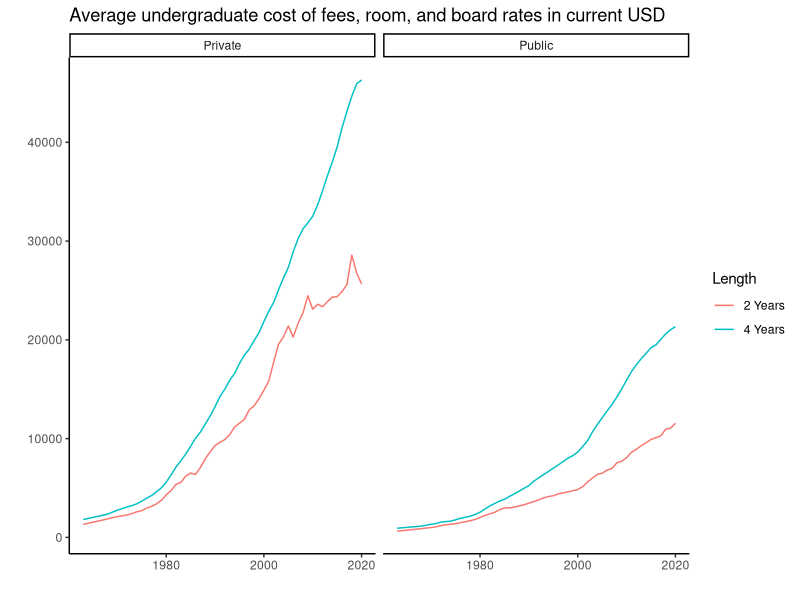
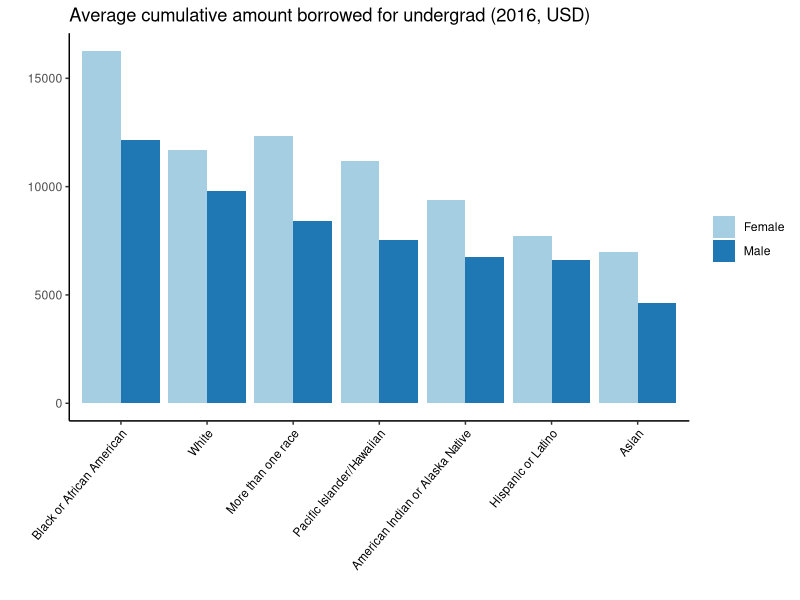
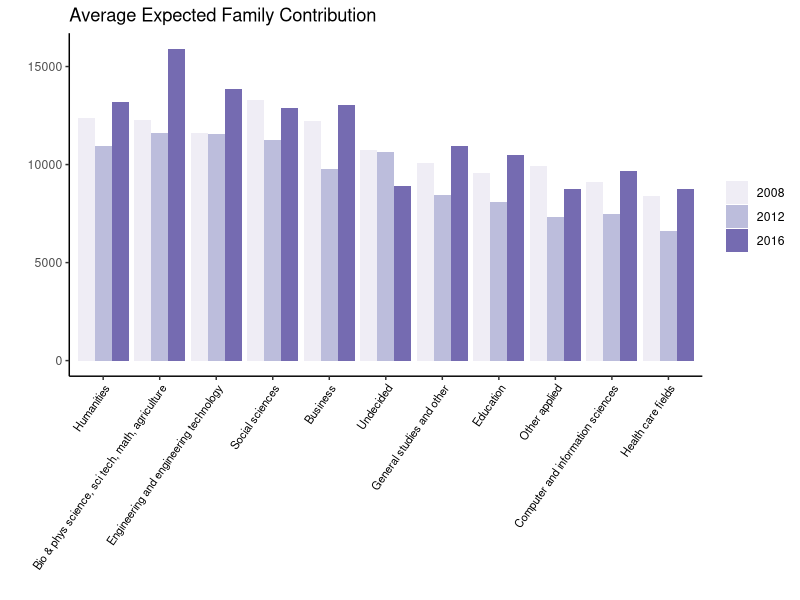
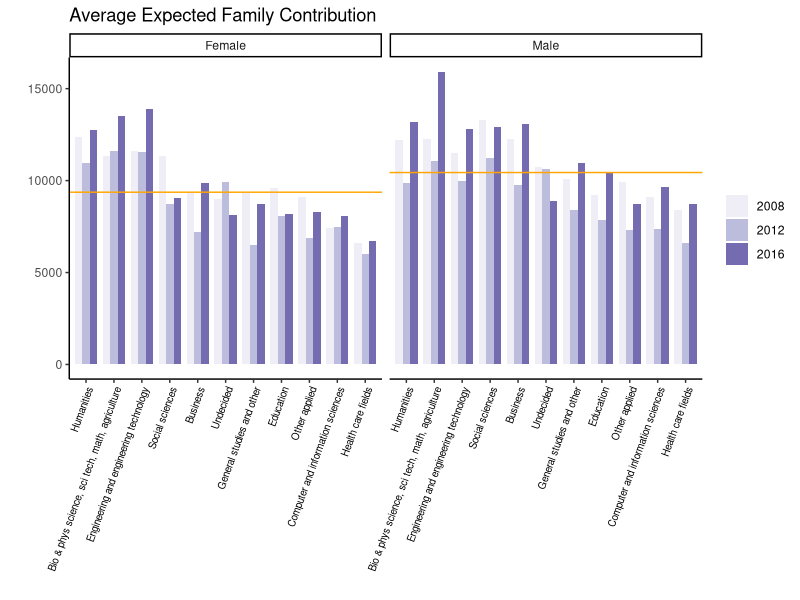
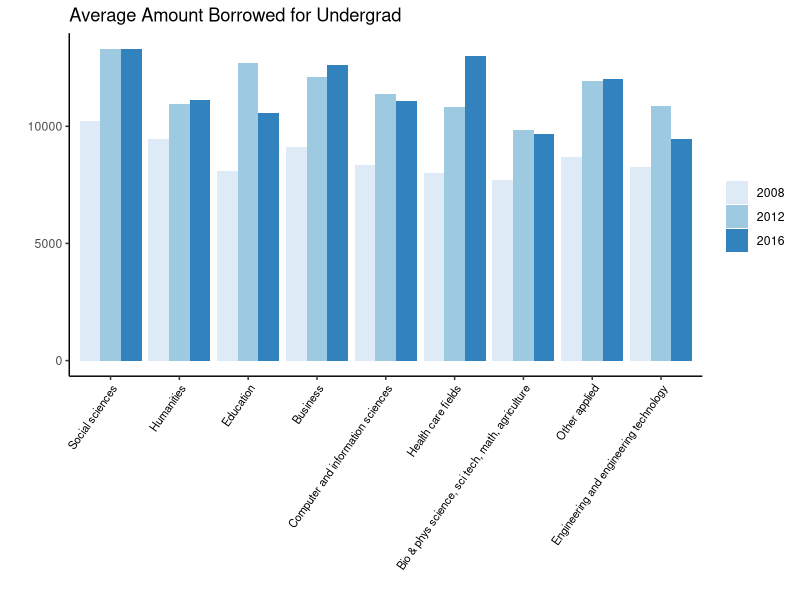
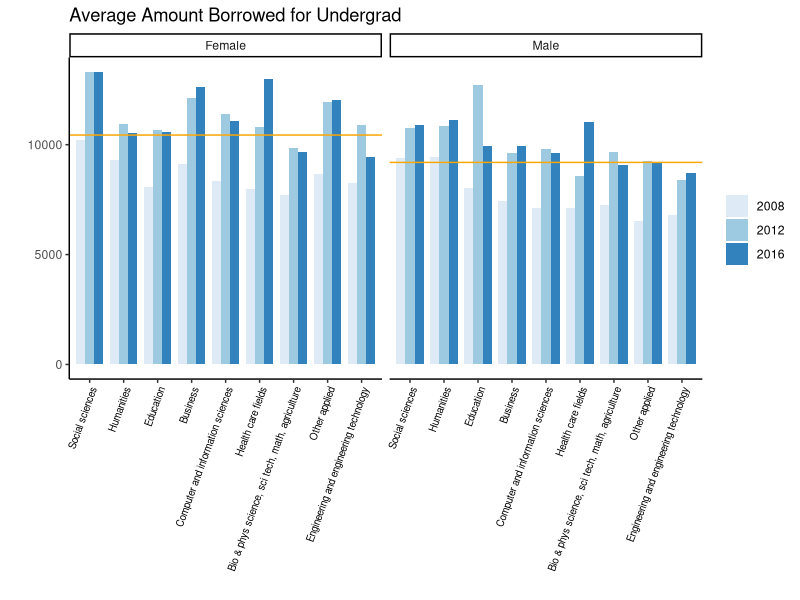
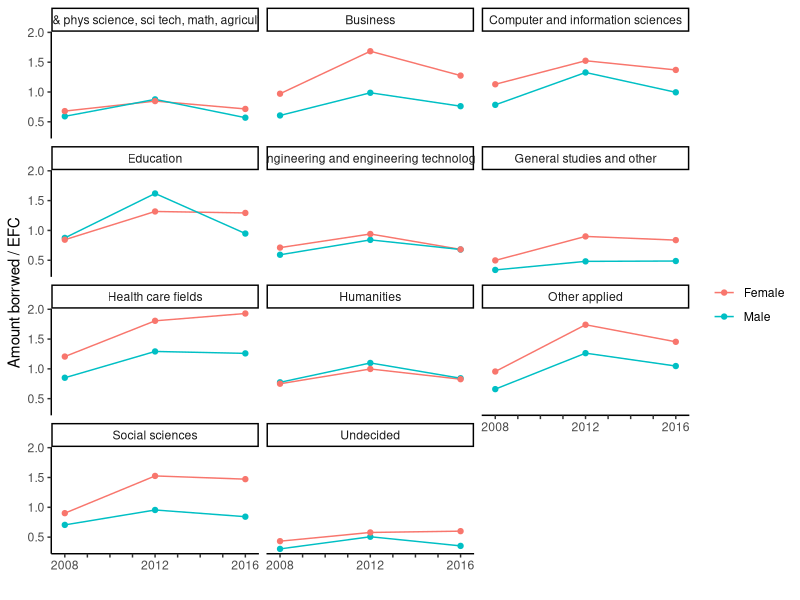
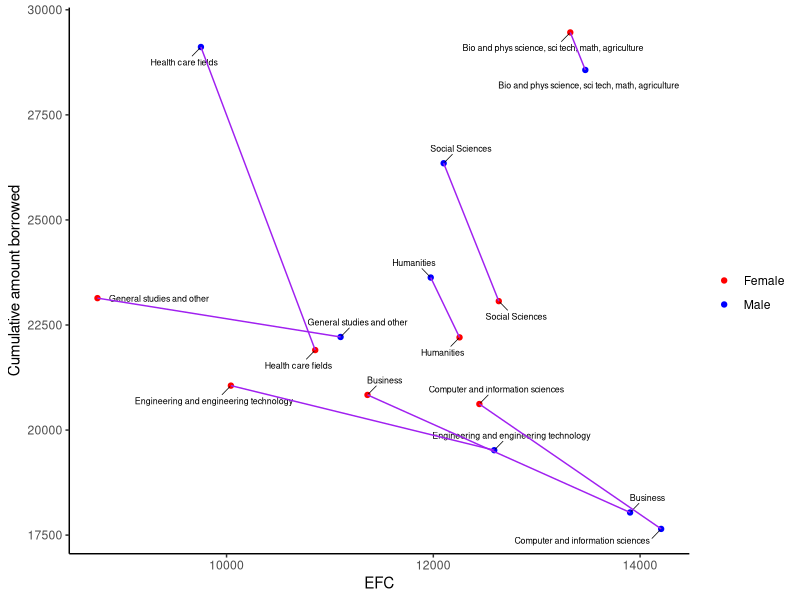

Write R code to recreate these figures, in order.
## ---- chunk 1
knitr::opts_chunk$set(echo = TRUE, message = FALSE, warning = FALSE)
## ---- chunk 2
library(tidyverse)
library(ggplot2)
library(lubridate)
library(ggrepel)
library(readxl)
## ---- chunk 3
tuition_cost <- read_excel("../../Data/college_cost_over_time.xls", sheet = "Sheet1")
#head(tuition_cost)

tuition_cost %>% 
  ggplot(aes(x = Year, y = Amount, color = Length)) +
  geom_line() +
  facet_wrap(~Type) +
  theme_classic() +
  labs(title = "Average undergraduate cost of fees, room, and board rates in current USD", x = "", y = "")
## ---- chunk 4
uplift <- read_csv("../../Data/statuschanges.csv")
explorerace <- read_csv("../../Data/10_efc_borrow_race.csv")
exploregender <- read_csv("../../Data/10_efc_borrow_gender.csv")
## ---- chunk 5
Cum_amt_borrowed_2016 <- read_excel("../../Data/amt_borrowed.xlsx", sheet = "Sheet1")

Cum_amt_borrowed_2016 %>% 
  ggplot(aes(x = fct_reorder(Race, Amount, .desc = T), y = Amount, fill = Gender)) +
  geom_bar(stat="identity", position = position_dodge()) +
  theme_classic() +
  theme(axis.text.x = element_text(angle = 50, vjust = 1, hjust=1, size = 8.5, color = "black")) +
  scale_fill_brewer(palette = "Paired") +
  labs(x = "", y = "", fill = "", title = "Average cumulative amount borrowed for undergrad (2016, USD)")
## ---- chunk 6
efc_and_borr <- readxl::read_xlsx("../../Data/efc_and_amt_borrowed_over_time.xlsx")
#head(efc_and_borr)
efc_and_borr <- efc_and_borr %>% 
  mutate(ratio = `Cumulative amount borrowed for undergrad`/`Expected Family Contribution`)
## ---- chunk 7
efc_and_borr %>% 
  ggplot(aes(x = fct_reorder(`Field of study: undergraduate (10 categories)`, `Expected Family Contribution`, .desc = T), y = `Expected Family Contribution`, fill = factor(Year))) +
  geom_bar(stat="identity", position = position_dodge()) +
  theme_classic() +
  theme(axis.text.x = element_text(angle = 55, vjust = 1, hjust=1, size = 8, color = "black")) +
  scale_fill_brewer(palette = "Purples") +
  labs(x = "", y = "", fill = "", title = "Average Expected Family Contribution")
## ---- chunk 8
males <- efc_and_borr %>% 
  filter(Gender == "Male")
females <- efc_and_borr %>% 
  filter(Gender == "Female")

males_ave_efc <- mean(males$`Expected Family Contribution`)
females_ave_efc <- mean(females$`Expected Family Contribution`)

data_hline <- data.frame(Gender = unique(efc_and_borr$Gender),
                         hline = c(males_ave_efc, females_ave_efc))


plot <- efc_and_borr %>% 
  ggplot(aes(x = fct_reorder(`Field of study: undergraduate (10 categories)`, `Expected Family Contribution`, .desc = T), y = `Expected Family Contribution`, fill = factor(Year))) +
  geom_bar(stat="identity", position = position_dodge(), width = 0.8) +
  facet_grid(. ~Gender) +
  theme_classic() +
  theme(axis.text.x = element_text(angle = 70, vjust = 1, hjust=1, size = 7, color = "black")) +
  scale_fill_brewer(palette = "Purples") +
  labs(x = "", y = "", fill = "", title = "Average Expected Family Contribution")

plot +
  geom_hline(data = data_hline,
             aes(yintercept = hline),
             color = "orange")
## ---- chunk 9
efc_and_borr %>% 
  filter(`Field of study: undergraduate (10 categories)` != "General studies and other") %>% 
  filter(`Field of study: undergraduate (10 categories)` != "Undecided") %>% 
  ggplot(aes(x = fct_reorder(`Field of study: undergraduate (10 categories)`, `Cumulative amount borrowed for undergrad`, .desc = T), y = `Cumulative amount borrowed for undergrad`, fill = factor(Year))) +
  geom_bar(stat="identity", position = position_dodge()) +
  theme_classic() +
  theme(axis.text.x = element_text(angle = 55, vjust = 1, hjust=1, size = 8, color = "black")) +
  scale_fill_brewer(palette = "Blues") +
  labs(x = "", y = "", fill = "", title = "Average Amount Borrowed for Undergrad")
## ---- chunk 10
efc_and_borr2 <- efc_and_borr %>% 
  filter(`Field of study: undergraduate (10 categories)` != "General studies and other") %>% 
  filter(`Field of study: undergraduate (10 categories)` != "Undecided")

males2 <- efc_and_borr2 %>% 
  filter(Gender == "Male")
females2 <- efc_and_borr2 %>% 
  filter(Gender == "Female")

males_ave_borr <- mean(males2$`Cumulative amount borrowed for undergrad`)
females_ave_borr <- mean(females2$`Cumulative amount borrowed for undergrad`)

data_hline1 <- data.frame(Gender = unique(efc_and_borr$Gender),
                         hline = c(males_ave_borr, females_ave_borr))


plot <- efc_and_borr2 %>% 
  ggplot(aes(x = fct_reorder(`Field of study: undergraduate (10 categories)`, `Cumulative amount borrowed for undergrad`, .desc = T), y = `Cumulative amount borrowed for undergrad`, fill = factor(Year))) +
  geom_bar(stat="identity", position = position_dodge(), width = 0.8) +
  facet_grid(. ~Gender) +
  theme_classic() +
  theme(axis.text.x = element_text(angle = 70, vjust = 1, hjust=1, size = 7, color = "black")) +
  scale_fill_brewer(palette = "Blues") +
  labs(x = "", y = "", fill = "", title = "Average Amount Borrowed for Undergrad")

plot +
  geom_hline(data = data_hline1,
             aes(yintercept = hline),
             color = "orange")
## ---- chunk 11
efc_and_borr %>% 
  ggplot(aes(x = Year, y = ratio, color = Gender)) +
  geom_line() +
  geom_point() +
  theme_classic() +
  scale_x_discrete(limits=2008:2016, labels=c(2008,"","","",2012,"","","",2016)) +
  facet_wrap(nrow = 4, ncol = 3, facets = vars(`Field of study: undergraduate (10 categories)`)) +
  labs(x = "", y = "Amount borrwed / EFC", color = "")
## ---- chunk 12
male <- exploregender %>%
  select(field,efc_m,borr_m) %>%
  mutate(gender = "m")
  colnames(male) <- c("field","efc","borr","gender")
female <- exploregender %>%
  select(field,efc_f,borr_f) %>%
  mutate(gender = "f")
  colnames(female) <- c("field","efc","borr","gender")
final <- rbind(male,female)
final$efc <- extract_numeric(final$efc)

final %>% 
  filter(field != "Education") %>% 
  ggplot(aes(x=efc,y=borr,color=gender, group=field)) + 
    geom_point() +
    geom_text_repel(aes(label=field),
                  size=2.25,
                  box.padding = 0.5,
                  segment.size = 0.25,
                  color = "black") +
    geom_line(color="purple") +
    scale_color_manual(labels=c("Female", "Male"), values = c("red", "blue")) +
    labs(color="", x = "EFC", y = "Cumulative amount borrowed") +
    theme_classic()
## ---- chunk 13
wider <- final %>%
    pivot_wider(names_from=gender,values_from=c(efc,borr),values_fill=0,names_sort=TRUE)

wider <- wider %>%
  mutate(change_efc = (pmax(efc_f,efc_m)-pmin(efc_f,efc_m))/pmin(efc_f,efc_m),change_borr = (pmax(borr_f,borr_m)-pmin(borr_f,borr_m))/pmin(borr_f,borr_m))%>%
    mutate(elasticity = change_efc/change_borr)%>%
  mutate(borr_more = case_when(borr_m>borr_f ~ 'm',
  borr_m<borr_f ~ 'f'))

wider1 <- wider %>%
  mutate(mid_efc=(efc_f+efc_m)/2,mid_borr=(borr_f+borr_m)/2) %>% mutate(elasticity=((efc_f-efc_m)/(mid_efc))/((borr_f-borr_m)/(mid_borr)))%>%
  mutate(borr_more = case_when(borr_m>borr_f ~ 'm',
  borr_m<borr_f ~ 'f'))%>%
  arrange(elasticity)

tab<-wider1%>%
  select(field,elasticity,borr_more)
## ---- chunk 14
tabl <- "
| Field         | Elasticity    | Who borrows more  |
|---------------|:--------------|:--------------------------|
Social Sciences |	-0.3247039 |	Males	 |	
Bio and phys science, sci tech, math, agriculture |	-0.3528085 |	Females	|
Humanities |	-0.3702545 |	Males	|	
Health care fields |	-0.3794884 |	Males		|
Computer and information sciences	| -0.8496284 |	Females	|	
Business |	-1.3969944 |	Females		|
Engineering and engineering technology |	-2.9719174 |	Females	|	
| General studies and other |	-5.8112563 |	Females	|
"
cat(tabl)
## ---- chunk 15
prerank <- uplift[order(uplift$income_pre,decreasing=TRUE),]
prerank$index <- 1:nrow(prerank)
prerank$time <- 2008

#efcrank <- uplift[order(uplift$efc,decreasing=TRUE),]
#efcrank$index <- 1:nrow(efcrank)
#efcrank$time <- 1

salaryrank2012 <- uplift[order(uplift$salary_2012_primary,decreasing=TRUE),]
salaryrank2012$index <- 1:nrow(salaryrank2012)
salaryrank2012$time <- 2012

salaryrank2017 <- uplift[order(uplift$income_2017_gross,decreasing=TRUE),]
salaryrank2017$index <- 1:nrow(salaryrank2017)
salaryrank2017$time <- 2017

efc_sal <- rbind(prerank,salaryrank2012,salaryrank2017)
## ---- chunk 16
ggplot(data = efc_sal, aes(x = time, y = index, group = field)) +
  geom_line(aes(color = field, alpha = 1), size = 2) +
  geom_point(aes(color = field, alpha = 1), size = 4) +
  scale_y_reverse(breaks = 1:nrow(efc_sal))+
  theme_classic() +
  labs(x = "Time", y = "Rank") +
  theme(legend.position = "none") +
  scale_x_discrete(limits=2008:2017, labels=c(2008,"","","",2012,"","","","",2017)) +
  geom_text_repel(aes(label=field),
                  size=2.25,
                  box.padding = 0.5,
                  segment.size = 0.25,
                  color = "black") 
## ---- chunk 17
data <- readxl::read_xlsx("../../Data/11_8_data.xlsx", sheet = "salary")
conf_int <- readxl::read_xlsx("../../Data/11_8_data.xlsx", sheet = "confidence_intervals")

data %>% 
  ggplot() +
  geom_bar(aes(x = fct_reorder(`Field of study: undergraduate (23 categories)`, `Primary job: Annualized salary, 2012`, .desc = T), y = `Primary job: Annualized salary, 2012`), stat = "identity", fill = "skyblue", alpha = 0.7) +
  geom_errorbar(aes(x = `Field of study: undergraduate (23 categories)`, ymin=`CI_low`, ymax=`CI_high`), width=0.4, colour="orange", alpha=0.9, size=1) +
  theme_classic() +
  theme(axis.text.x = element_text(angle = 52, vjust = 1, hjust=1, size = 5.5, color = "black")) +
  labs(x = "Undergraduate Field of Study, 2008", y = "Salary, 2012")
## ---- chunk 18
salary_by_major_2018 <- read_excel("../../Data/salary_by_major_0818.xlsx")
#head(salary_by_major_2018)

salary_by_major_2018 %>% 
  filter(`Field of study: undergraduate (10 categories)` != "Undeclared") %>% 
  ggplot() +
  geom_bar(aes(x = fct_reorder(`Field of study: undergraduate (10 categories)`, `Current job, as of B&B:08/18 interview: Annualized salary`, .desc = T), y = `Current job, as of B&B:08/18 interview: Annualized salary`), stat="identity", fill = "#69b3a2", alpha = 0.7) +
  geom_errorbar(aes(x = `Field of study: undergraduate (10 categories)`, ymin=`CI_low`, ymax=`CI_high`), width=0.4, colour="orange", alpha=0.9, size=1) +
  theme_classic() +
  theme(axis.text.x = element_text(angle = 60, vjust = 1, hjust=1, size = 7, color = "black")) +
  labs(x = "Undergraduate Field of Study, 2008", y = "Current Salary in 2018", title = "")
